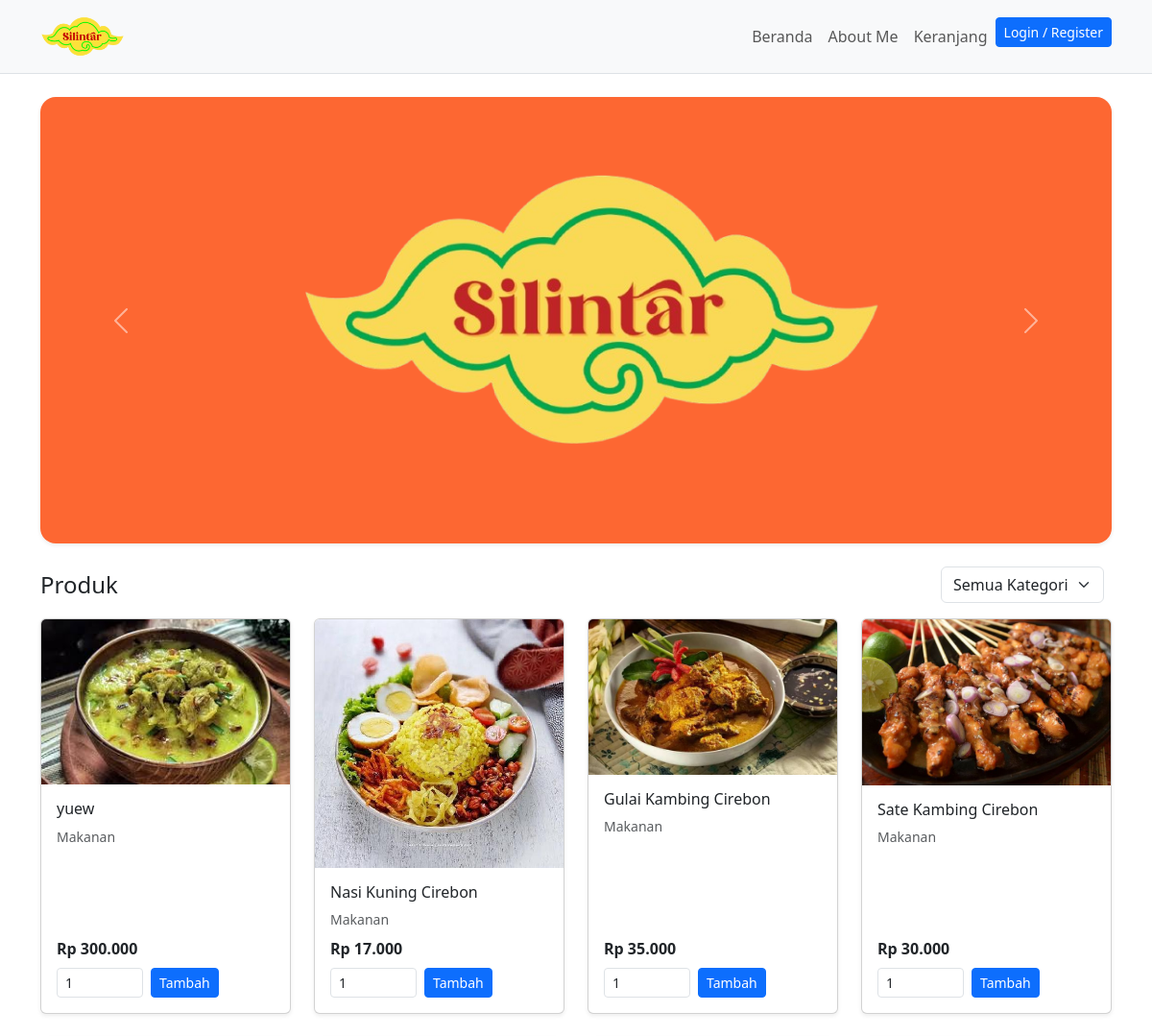
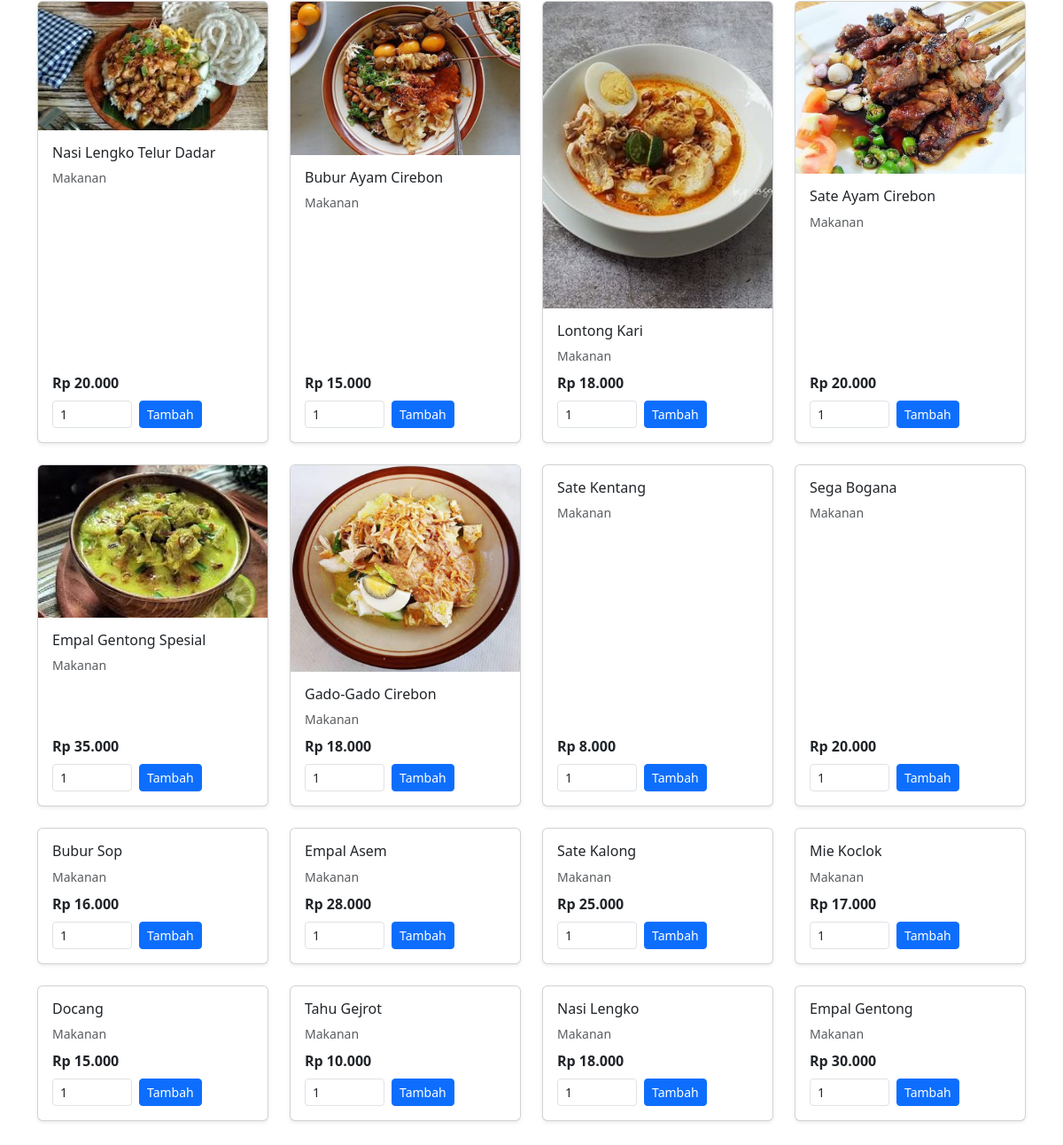
The app's page /umkm_2/public/index.php with its own data (2 pictures, top to bottom).
### tables this page shows
CREATE TABLE `tb_produk` (
  `id` int NOT NULL,
  `nama` varchar(255) NOT NULL,
  `harga` int NOT NULL,
  `stok` int NOT NULL DEFAULT '0',
  `foto` varchar(255) DEFAULT NULL,
  `deskripsi` text,
  `id_kategori` int DEFAULT NULL
);

CREATE TABLE `tb_kategori` (
  `id_kategori` int NOT NULL,
  `nama_kategori` varchar(255) NOT NULL
);

### umkm_2/public/config.php (called while the page is built, shortened)
<?php
function is_logged_in() { return isset($_SESSION['user']); }
function e($str){ return htmlspecialchars($str, ENT_QUOTES, 'UTF-8'); }
?>

### umkm_2/public/index.php (the view, shortened to what this page needs)
<?php require 'config.php'; ?>
<?php
$selected = isset($_GET['kat']) ? (int)$_GET['kat'] : 0;
if($selected>0){
  $stmt = $conn->prepare("SELECT p.*, k.nama_kategori FROM tb_produk p LEFT JOIN tb_kategori k ON p.id_kategori=k.id_kategori WHERE p.id_kategori=?");
  $stmt->bind_param("i",$selected);
  $stmt->execute();
  $produk = $stmt->get_result()->fetch_all(MYSQLI_ASSOC);
} else {
  $produk = $conn->query("SELECT p.*, k.nama_kategori FROM tb_produk p LEFT JOIN tb_kategori k ON p.id_kategori=k.id_kategori ORDER BY p.id DESC")->fetch_all(MYSQLI_ASSOC);
}
?>
<!doctype html>
<html lang="id">
<head>
<link href="https://cdn.jsdelivr.net/npm/bootstrap@5.3.2/dist/css/bootstrap.min.css" rel="stylesheet">
</head>
<body>
<?php include '_navbar.php'; ?>
<header class="container my-4">
  <div id="homeCarousel" class="carousel slide" data-bs-ride="carousel">
    <div class="carousel-inner rounded-4 shadow-sm">
      <div class="carousel-item active">
        <img src="assets/slide1.png" class="d-block w-100" alt="Slide 1">
        <div class="carousel-caption d-none d-md-block">
        </div>
      </div>
    </div>
    <button class="carousel-control-prev" type="button" data-bs-target="#homeCarousel" data-bs-slide="prev"><span class="carousel-control-prev-icon"></span></button>
    <button class="carousel-control-next" type="button" data-bs-target="#homeCarousel" data-bs-slide="next"><span class="carousel-control-next-icon"></span></button>
  </div>
</header>
<div class="container mb-5">
  <div class="d-flex align-items-center justify-content-between mb-3">
    <h4 class="m-0">Produk</h4>
    <form class="d-flex" method="get">
      <select name="kat" class="form-select me-2" onchange="this.form.submit()">
        <option value="0">Semua Kategori</option>
      </select>
    </form>
  </div>
  <div class="row g-4">
    <?php foreach($produk as $p): ?>
      <div class="col-6 col-md-4 col-lg-3">
        <div class="card h-100 shadow-sm">
          <img src="<?= e($p['foto'] ?: 'assets/noimage.jpg') ?>" class="card-img-top" alt="">
          <div class="card-body d-flex flex-column">
            <h6 class="card-title"><?= e($p['nama']) ?></h6>
            <small class="text-muted mb-2"><?= e($p['nama_kategori'] ?? 'Tanpa Kategori') ?></small>
            <div class="mt-auto">
              <div class="fw-bold mb-2">Rp <?= number_format($p['harga'],0,',','.') ?></div>
              <form action="add_to_cart.php" method="post" class="d-flex gap-2">
                <input type="number" name="qty" value="1" min="1" class="form-control form-control-sm" style="max-width:90px">
                <button class="btn btn-sm btn-primary">Tambah</button>
              </form>
            </div>
          </div>
        </div>
      </div>
    <?php endforeach; ?>
  </div>
</div>
</body>
</html>

### umkm_2/public/_navbar.php (shortened to what this page needs)
<?php require_once __DIR__.'/config.php'; ?>
<nav class="navbar navbar-expand-lg bg-body-tertiary border-bottom sticky-top">
  <div class="container">
    <a class="navbar-brand fw-bold" href="index.php">
      <img src="assets/logo.png" alt="Logo" height="50">
    </a>
    <div class="collapse navbar-collapse justify-content-end" id="nav">
      <ul class="navbar-nav mb-2 mb-lg-0">
        <li class="nav-item"><a class="nav-link" href="index.php">Beranda</a></li>
        <li class="nav-item"><a class="nav-link" href="about.php">About Me</a></li>
        <li class="nav-item"><a class="nav-link" href="cart.php">Keranjang</a></li>
        <?php if(is_logged_in()): ?>
          <li class="nav-item"><a class="nav-link" href="profile.php">Hai, <?=e($_SESSION['user']['nama'])?></a></li>
          <li class="nav-item">
            <a class="nav-link text-danger fw-bold" href="logout.php">Logout</a>
          </li>
        <?php else: ?>
          <li class="nav-item">
            <a class="btn btn-sm btn-primary" href="login.php">Login / Register</a>
          </li>
        <?php endif; ?>
      </ul>
    </div>
  </div>
</nav>

### records on screen
tb_produk: foto (picture), nama "yuew", id_kategori.nama_kategori "Makanan", harga "300.000"
tb_produk: foto (picture), nama "Nasi Kuning Cirebon", id_kategori.nama_kategori "Makanan", harga "17.000"
tb_produk: foto (picture), nama "Gulai Kambing Cirebon", id_kategori.nama_kategori "Makanan", harga "35.000"
tb_produk: foto (picture), nama "Sate Kambing Cirebon", id_kategori.nama_kategori "Makanan", harga "30.000"
tb_produk: foto (picture), nama "Nasi Lengko Telur Dadar", id_kategori.nama_kategori "Makanan", harga "20.000"
tb_produk: foto (picture), nama "Bubur Ayam Cirebon", id_kategori.nama_kategori "Makanan", harga "15.000"
tb_produk: foto (picture), nama "Lontong Kari", id_kategori.nama_kategori "Makanan", harga "18.000"
tb_produk: foto (picture), nama "Sate Ayam Cirebon", id_kategori.nama_kategori "Makanan", harga "20.000"
tb_produk: foto (picture), nama "Empal Gentong Spesial", id_kategori.nama_kategori "Makanan", harga "35.000"
tb_produk: foto (picture), nama "Gado-Gado Cirebon", id_kategori.nama_kategori "Makanan", harga "18.000"
tb_produk: nama "Sate Kentang", id_kategori.nama_kategori "Makanan", harga "8.000"
tb_produk: nama "Sega Bogana", id_kategori.nama_kategori "Makanan", harga "20.000"
tb_produk: nama "Bubur Sop", id_kategori.nama_kategori "Makanan", harga "16.000"
tb_produk: nama "Empal Asem", id_kategori.nama_kategori "Makanan", harga "28.000"
tb_produk: nama "Sate Kalong", id_kategori.nama_kategori "Makanan", harga "25.000"
tb_produk: nama "Mie Koclok", id_kategori.nama_kategori "Makanan", harga "17.000"
tb_produk: nama "Docang", id_kategori.nama_kategori "Makanan", harga "15.000"
tb_produk: nama "Tahu Gejrot", id_kategori.nama_kategori "Makanan", harga "10.000"
tb_produk: nama "Nasi Lengko", id_kategori.nama_kategori "Makanan", harga "18.000"
tb_produk: nama "Empal Gentong", id_kategori.nama_kategori "Makanan", harga "30.000"
